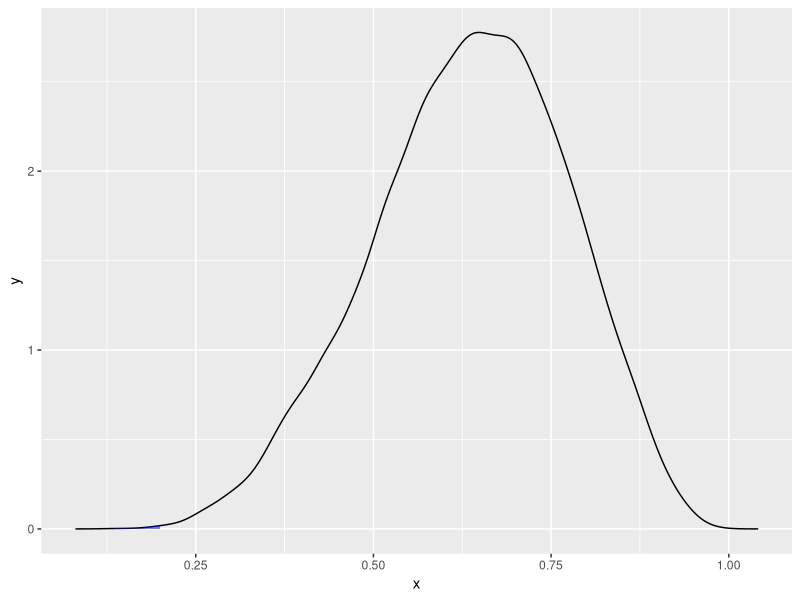
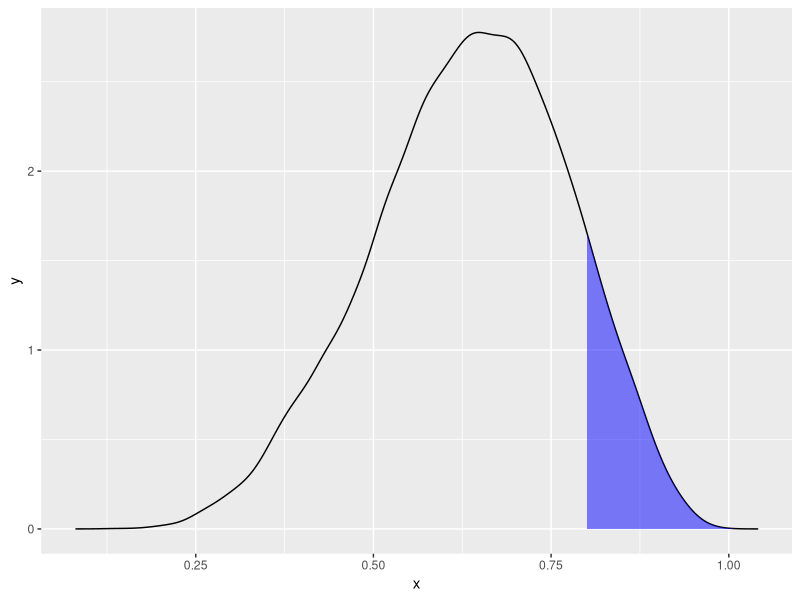
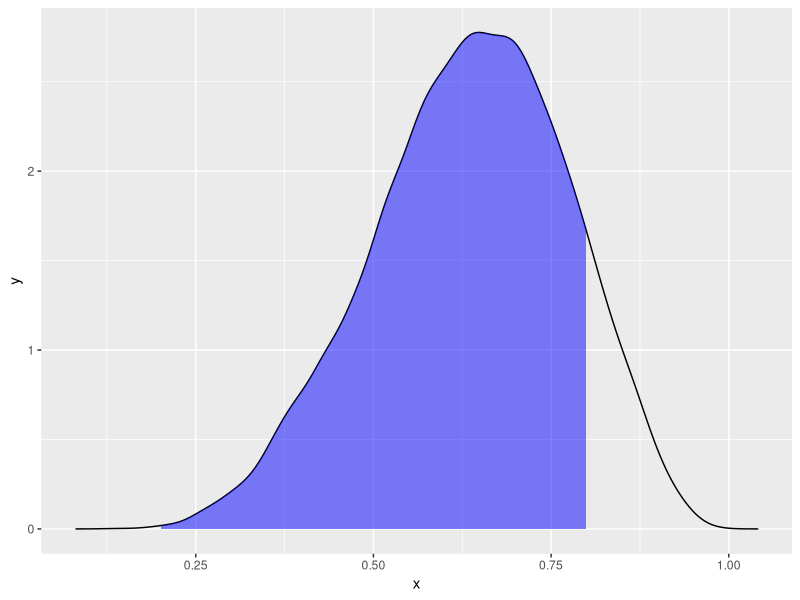
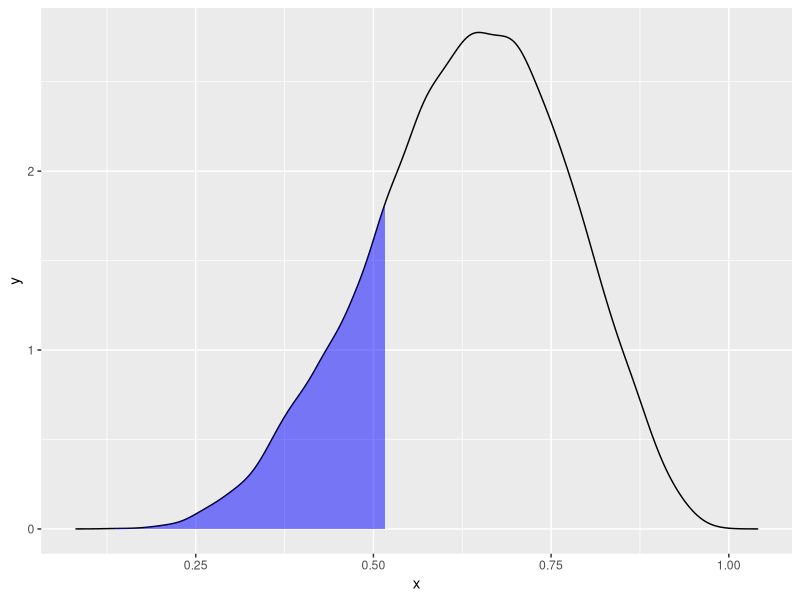
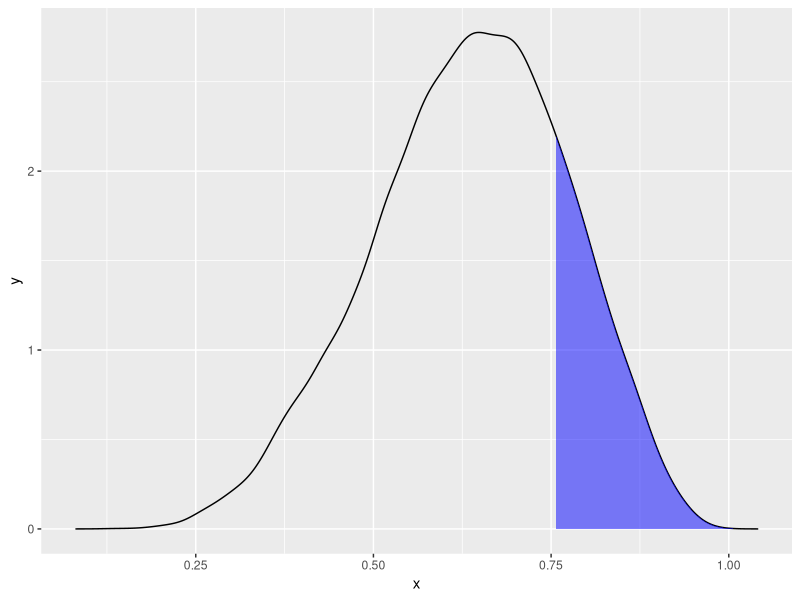

R code for these plots, in order:
## ---- chunk 1
knitr::opts_chunk$set(echo = TRUE, fig.width=4, fig.height=2)

library(ggplot2)
## ---- chunk 2
p_grid <- seq(from=0, to=1, length.out=1000)
prior <- rep(1, 1000)
likelihood <- dbinom(6, size=9, prob=p_grid)
posterior <- likelihood*prior
posterior <- posterior/sum(posterior)
set.seed(100)
samples <- sample(p_grid, prob=posterior, size=1e4, replace=TRUE)
## ---- chunk 3
sum(samples < .2)/length(samples)
## ---- chunk 4
dens <- density(samples)
dd <- with(dens, data.frame(x,y))
qplot(x,y,data=dd,geom="line") + geom_ribbon(data=subset(dd, x < .2), aes(ymax=y),ymin=0,
              fill="blue",colour=NA,alpha=0.5)
## ---- chunk 5
sum(samples > .8)/length(samples)
## ---- chunk 6
dens <- density(samples)
dd <- with(dens, data.frame(x,y))
qplot(x,y,data=dd,geom="line") + geom_ribbon(data=subset(dd, x > .8), aes(ymax=y),ymin=0,
              fill="blue",colour=NA,alpha=0.5)
## ---- chunk 7
sum(samples > .2 & samples < .8)/length(samples)
## ---- chunk 8
dens <- density(samples)
dd <- with(dens, data.frame(x,y))
qplot(x,y,data=dd,geom="line") + geom_ribbon(data=subset(dd, x >.2 & x < .8), aes(ymax=y),ymin=0,
              fill="blue",colour=NA,alpha=0.5)
## ---- chunk 9
quantile(samples, .2)
## ---- chunk 10
q20 <- quantile(samples, .2)
dens <- density(samples)
dd <- with(dens, data.frame(x,y))
qplot(x,y,data=dd,geom="line") + geom_ribbon(data=subset(dd, x < q20), aes(ymax=y),ymin=0,
              fill="blue",colour=NA,alpha=0.5)
## ---- chunk 11
quantile(samples, .8)
## ---- chunk 12
q80 <- quantile(samples, .8)
dens <- density(samples)
dd <- with(dens, data.frame(x,y))
qplot(x,y,data=dd,geom="line") + geom_ribbon(data=subset(dd, x > q80), aes(ymax=y),ymin=0,
              fill="blue",colour=NA,alpha=0.5)
